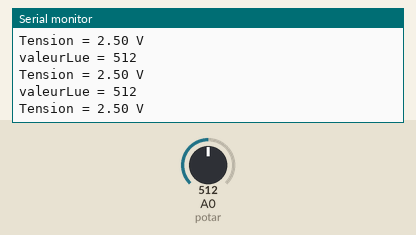
This sketch was run on a simulated Arduino Uno, built with avr-gcc and run on an emulated ATmega328P. Parts: the last lines printed to the serial monitor. The inputs (shaded band) are chosen by the test bench; at power-on: A0 (potar) = 512.

Above: at 1.3 s.
1.4 s: A0 (potar) set to 716
At 1.82 s:
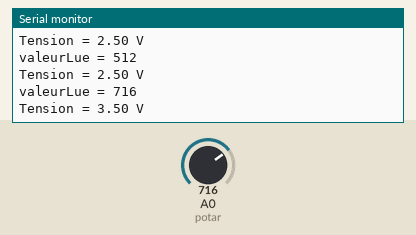
2.9 s: A0 (potar) set to 900
At 3.32 s:
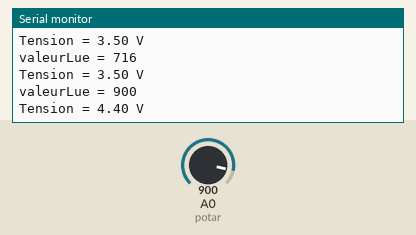
Timing chart, 0 to 5.9 s (numbered marks = the images above; inputs shaded):
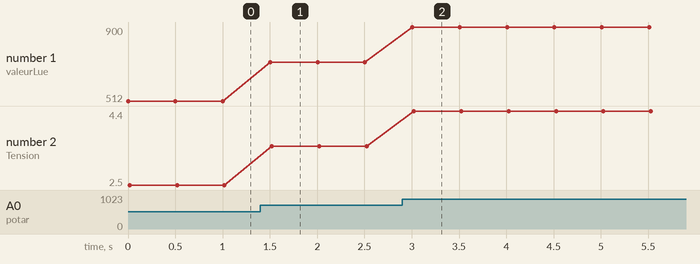

The sketch:

demo_7.ino
```cpp
// le potentiomètre, branché sur la broche analogique 0
const int potar = 0;
// variable pour stocker la valeur lue après conversion
int valeurLue;
// on convertit cette valeur en une tension
float tension;

void setup()
{
    // on se contente de démarrer la liaison série
    Serial.begin(9600);
}

void loop()
{
    // on convertit en nombre binaire la tension lue en sortie du potentiomètre
    valeurLue = analogRead(potar);

    // on traduit la valeur brute en tension (produit en croix)
    tension = valeurLue * 5.0 / 1023;

    // on affiche la valeur lue sur la liaison série
    Serial.print("valeurLue = ");
    Serial.println(valeurLue);

    // on affiche la tension calculée
    Serial.print("Tension = ");
    Serial.print(tension,2);
    Serial.println(" V");

    // on saute une ligne entre deux affichages
    Serial.println();
    // on attend une demi-seconde pour que l'affichage ne soit pas trop rapide
    delay(500);
}
```

Measured:
- after the input at 1.4 s, the serial monitor: prints a new line after 0.10 s (image 1)
- after the input at 2.9 s, the serial monitor: prints a new line after 0.11 s (image 2)
- plotted number 1: 512 → 716 after the input at 1.4 s, 716 → 900 after the input at 2.9 s
- plotted number 2: 2.5 → 3.5 after the input at 1.4 s, 3.5 → 4.4 after the input at 2.9 s
